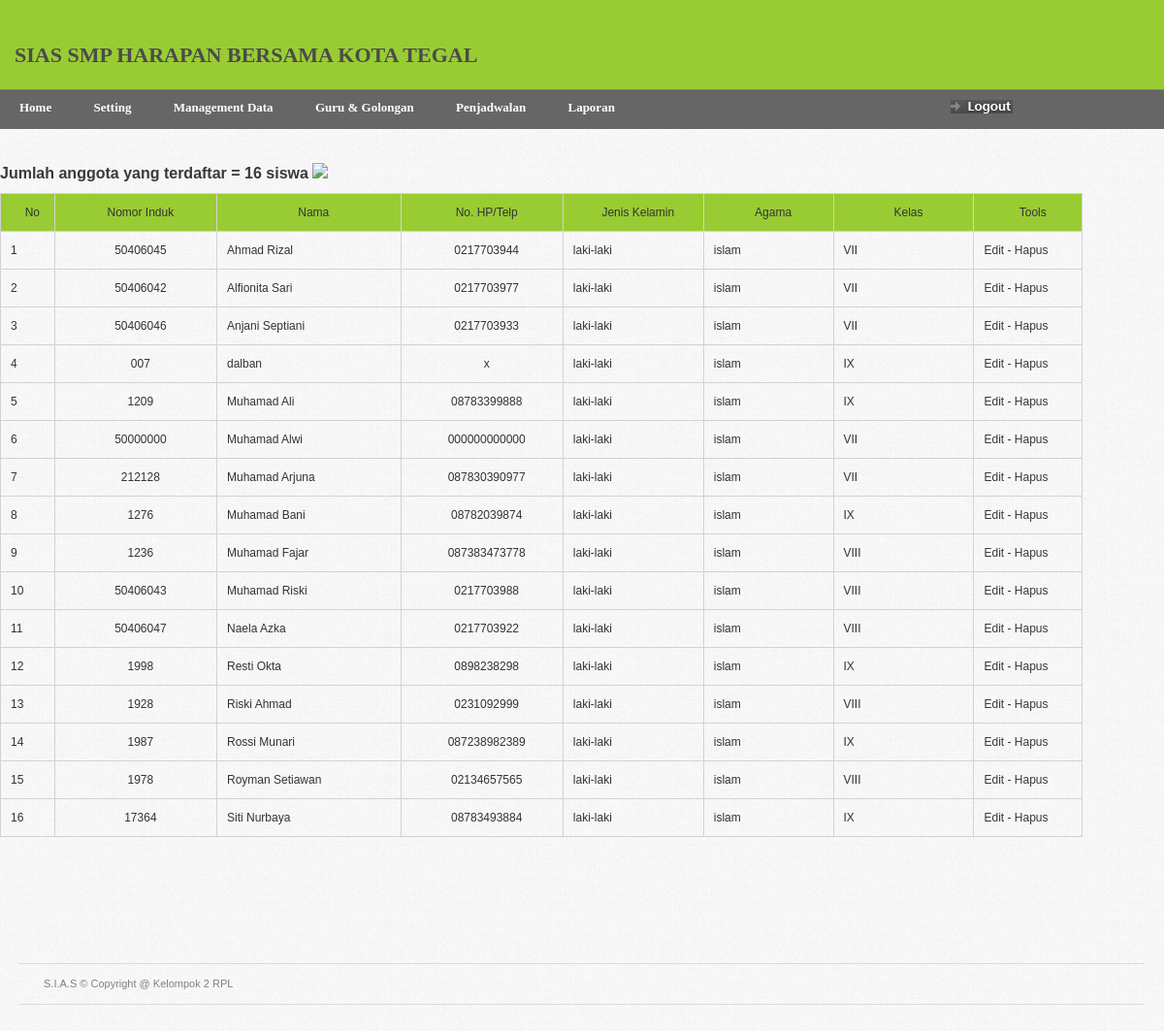
The page /home.php?page=siswatampil (signed in) on the database its author committed.
### tables this page shows
CREATE TABLE IF NOT EXISTS `data_siswa` (
  `id_siswa` int(5) NOT NULL auto_increment,
  `nama_siswa` varchar(20) NOT NULL,
  `nis` varchar(12) NOT NULL,
  `nisn` varchar(10) NOT NULL,
  `kota` varchar(20) NOT NULL,
  `tgl` int(2) NOT NULL,
  `bln` varchar(10) NOT NULL,
  `thn` int(4) NOT NULL,
  `kelamin` enum('laki-laki','perempuan') NOT NULL,
  `agama` varchar(10) NOT NULL,
  `status` varchar(20) NOT NULL,
  `anakke` varchar(10) NOT NULL,
  `alamat_siswa` text NOT NULL,
  `telpon_siswa` varchar(12) NOT NULL,
  `sekolahasal` varchar(20) NOT NULL,
  `kelas` varchar(6) NOT NULL,
  `pd_tgl` int(2) NOT NULL,
  `pd_bln` varchar(10) NOT NULL,
  `pd_thn` int(4) NOT NULL,
  `ayah` varchar(30) NOT NULL,
  `ibu` varchar(30) NOT NULL,
  `alamatortu` varchar(40) NOT NULL,
  `hportu` varchar(13) NOT NULL,
  `pekerjaanayah` varchar(20) NOT NULL,
  `pekerjaanibu` varchar(20) NOT NULL,
  `wali` varchar(30) NOT NULL,
  `alamatwali` varchar(40) NOT NULL,
  `hpwali` varchar(13) NOT NULL,
  `pekerjaanwali` varchar(20) NOT NULL,
  `gambar` varchar(50) NOT NULL,
  `username` varchar(20) NOT NULL,
  `password` varchar(100) NOT NULL,
  PRIMARY KEY  (`id_siswa`)
);

### siswatampil.php (the view, shortened to what this page needs)
<span class="">
<h2>
<?
$hsl= mysql_query('select * from data_siswa');
	  $num_rows = mysql_num_rows($hsl);
	  echo "Jumlah anggota yang terdaftar = <b>$num_rows</b> siswa\n";
	  ?>
<a href="?page=siswainput"><img src="images/tombol/cooltext1864696297.png" /></a></h2>
<table width="93%" border="0" cellspacing="0" cellpadding="0" id="product-table">
 <tr bgcolor="#99CC33">
  <td width="5%"><div align="center">No</div></td>
    <td width="15%"><div align="center">Nomor Induk</div></td>
	  <td width="17%"><div align="center">Nama</div></td>
    <td width="15%"><div align="center">No. HP/Telp</div></td>
	<td width="13%"><div align="center">Jenis Kelamin</div></td>
	<td width="12%"><div align="center">Agama</div></td>
	<td width="13%"><div align="center">Kelas</div></td>
    <td width="10%"><div align="center">Tools</div></td>
  </tr>
  <?php
  $rw=mysql_query("Select * from data_siswa order by nama_siswa asc");
  while($s=mysql_fetch_array($rw))
   {
  ?>
  <tr>
  <td><?php echo @$c=$c+1;?></td>
    <td align="center"><?php echo $s['nis']; ?></td>
	<td><?php echo $s['nama_siswa']; ?></td>
    <td align="center"><?php echo $s['telpon_siswa']; ?></td>
	<td><?php echo $s['kelamin']; ?></td>
	<td><?php echo $s['agama']; ?></td>
	<td><?php echo $s['kelas']; ?></td>
    <td><a href="?page=siswaedit&id_siswa=<?php echo sha1($s['id_siswa']); ?>">Edit</a> - <a href="?page=siswatampil&del=1&id_siswa=<?php echo sha1($s['id_siswa']); ?>">Hapus</a></td>
  </tr>
  <?php
  }
  ?>
</table>
</span>

### home.php (shortened to what this page needs)
<?php
if(isset($_SESSION['username'])){
?>
    <!DOCTYPE html PUBLIC "-//W3C//DTD XHTML 1.0 Strict//EN" "http://www.w3.org/TR/xhtml1/DTD/xhtml1-strict.dtd">
    <html xmlns="http://www.w3.org/1999/xhtml">
    <head>
        <link rel="stylesheet" href="css/screen.css" type="text/css" media="screen" title="default" />
        <link rel="stylesheet" href="css/datePicker.css" type="text/css" />
    </head>
    <body>
    <div id="page-top-outer">
    <div id="page-top">
        <div id="logo">
       		<h1><strong> SIAS SMP HARAPAN BERSAMA KOTA TEGAL</strong></h1>
      </div>
    </div>
    </div>
    <div class="nav-outer-repeat">
    <div class="nav-outer">
            <div id="nav-right">
                <a href="logout.php" id="logout" onclick="return confirm('Apakah Anda yakin?')"><img src="images/nav_logout.gif"width="64" height="14" alt="" /></a>
            </div>
            <div class="nav">
            <div class="table">
    		<?php
			$domain=$_SESSION['domain'];
			if($domain=='admin'){
				include "menu-admin.php";
			}
			?>
            <div class="nav-divider">&nbsp;</div>
            </div>
            </div>
    </div>
    </div>
    <div id="content-outer">
    <div id="content">
    	<?php include "content.php"; ?>
    </div>
    </div>
    <div id="footer">
        <div id="footer-left">
       <span id="spanYear"></span>S.I.A.S &copy; Copyright @ Kelompok  2 RPL</div>
    </div>
    </body>
    </html>
<?php
}else{
	session_destroy();
	header('Location:index.php?status=Silahkan Login');
}
?>

### menu-admin.php (shortened to what this page needs)
<ul class="current"><li><a href="?page=dashboard"><b>Home</b></a>
</li>
</ul>
<div class="nav-divider">&nbsp;</div>
<ul class="select">
  <li><a href="javascript:;"><b>Setting</b></a>
</li>
</ul>
<div class="nav-divider">&nbsp;</div>
<ul class="select"><li><a href="javascript:;"><b>Management Data</b></a>
</li>
</ul>
<div class="nav-divider">&nbsp;</div>
<ul class="select"><li><a href="javascript:;"><b>Guru & Golongan</b></a>
</li>
</ul>
<div class="nav-divider">&nbsp;</div>
<ul class="select"><li><a href="javascript:;"><b>Penjadwalan</b></a>
</li>
</ul>
<div class="nav-divider">&nbsp;</div>
<ul class="select"><li><a href="javascript:;"><b>Laporan</b></a>
</li>
</ul>

### content.php
<?php
if(isset($_GET['page'])){
	$page=$_GET['page'];
	$file="$page.php";
	if (!file_exists($file)){
		include ("dashboard.php");
	}else{
		include ("$page.php");
	}
}else{
	include ("dashboard.php");
}
?>

### css/screen.css (style rules this page uses)
* { margin: 0; padding: 0; }
html, body { height: 100%; }
body { background: url(../images/gray_jean.png); color: #393939; font-family: Arial; font-size: 0px; line-height: 0; }
#page-top-outer { background: #99CC33 top center repeat-x; border-bottom: 1px solid #7e7e7e; height: 92px; }
#page-top { margin: 0 auto; max-width: 1260px; min-width: 850px; position: relative; }
#logo { float: left; margin: 45px 0 0 15px; }
#content-outer { background: url(../images/gray_jean.png) repeat-x; }
#content { color: #333; font-family: Arial, Helvetica, sans-serif; font-size: 12px; line-height: 18px; margin: 0 auto 0 auto; max-width: 1260px; min-width: 780px; padding: 35px 0px 30px 0px; }
h1 { color: #4b4b4b; font-family: Tahoma; font-size: 22px; line-height: 24px; font-weight: normal; }
h2 { color: #393939; font-size: 16px; font-weight: bold; line-height: 20px; margin-bottom: 10px; }
#product-table { margin-bottom: 20px; }
#product-table td a { color: #393939; }
#product-table td { border: 1px solid #d2d2d2; padding: 10px 0 10px 10px; }
.nav-outer-repeat { background: #666666 repeat-x; height: 40px; }
.nav-outer { margin: 0 auto; max-width: 1260px; min-width: 850px; }
#nav-right { float: right; position: relative; width: 225px; z-index: 0; }
#nav-right a { display: block; float: left; margin: 0px 0 0 0; }
a#logout { margin: 10px 0 0 5px; }
.nav { float: left; font-family: Tahoma; font-size: 13px; height: 38px; position: relative; width: 900px; min-width: 600px; z-index: 500; }
.nav-divider { background: top no-repeat; float: left; height: 40px; width: auto; }
.nav .table { display: block; width: auto; }
.nav .select, .nav .current { display: table-cell; float: left; list-style: none; margin: 0 0px 0 0; padding: 0; white-space: nowrap; }
.nav li { float: left; height: auto; margin: 0; padding: 0; }
.nav .select a { background: #666666; color: #fff; display: block; float: left; height: 37px; line-height: 35px; padding: 0 20px 0 20px; text-decoration: none; white-space: nowrap; }
.nav .current a { background: #666666; color: #fff; display: block; float: left; height: 37px; line-height: 35px; padding: 0 0 0 10px; text-decoration: none; white-space: nowrap; }
.nav .current a b { background: #666666 right top; display: block; padding: 0 20px 0 10px; }
#footer { height: 70px; margin: 80px auto 0px auto; padding: 0px 0 0 0; text-align: left; min-width: 780px; max-width: 1260px; }
#footer-left { color: #818181; font-size: 11px; line-height: 11px; padding: 15px 0 15px 25px; margin: 0 20px; border-top: 1px solid #dbdbdb; border-bottom: 1px solid #dbdbdb; background: no-repeat 0 12px; }
table { border-collapse: collapse; }
a { outline: none; text-decoration: none; }
img { border: 0; }

### rows shown on the page
data_siswa: nis "50406045", nama_siswa "Ahmad Rizal", telpon_siswa "0217703944", kelamin "laki-laki", agama "islam", kelas "VII"
data_siswa: c "2", nis "50406042", nama_siswa "Alfionita Sari", telpon_siswa "0217703977", kelamin "laki-laki", agama "islam", kelas "VII"
data_siswa: c "3", nis "50406046", nama_siswa "Anjani Septiani", telpon_siswa "0217703933", kelamin "laki-laki", agama "islam", kelas "VII"
data_siswa: c "4", nis "007", nama_siswa "dalban", telpon_siswa "x", kelamin "laki-laki", agama "islam", kelas "IX"
data_siswa: c "5", nis "1209", nama_siswa "Muhamad Ali", telpon_siswa "08783399888", kelamin "laki-laki", agama "islam", kelas "IX"
data_siswa: c "6", nis "50000000", nama_siswa "Muhamad Alwi", telpon_siswa "000000000000", kelamin "laki-laki", agama "islam", kelas "VII"
data_siswa: c "7", nis "212128", nama_siswa "Muhamad Arjuna", telpon_siswa "087830390977", kelamin "laki-laki", agama "islam", kelas "VII"
data_siswa: c "8", nis "1276", nama_siswa "Muhamad Bani", telpon_siswa "08782039874", kelamin "laki-laki", agama "islam", kelas "IX"
data_siswa: c "9", nis "1236", nama_siswa "Muhamad Fajar", telpon_siswa "087383473778", kelamin "laki-laki", agama "islam", kelas "VIII"
data_siswa: c "10", nis "50406043", nama_siswa "Muhamad Riski", telpon_siswa "0217703988", kelamin "laki-laki", agama "islam", kelas "VIII"
data_siswa: c "11", nis "50406047", nama_siswa "Naela Azka", telpon_siswa "0217703922", kelamin "laki-laki", agama "islam", kelas "VIII"
data_siswa: c "12", nis "1998", nama_siswa "Resti Okta", telpon_siswa "0898238298", kelamin "laki-laki", agama "islam", kelas "IX"
data_siswa: c "13", nis "1928", nama_siswa "Riski Ahmad", telpon_siswa "0231092999", kelamin "laki-laki", agama "islam", kelas "VIII"
data_siswa: c "14", nis "1987", nama_siswa "Rossi Munari", telpon_siswa "087238982389", kelamin "laki-laki", agama "islam", kelas "IX"
data_siswa: c "15", nis "1978", nama_siswa "Royman Setiawan", telpon_siswa "02134657565", kelamin "laki-laki", agama "islam", kelas "VIII"
data_siswa: c "16", nis "17364", nama_siswa "Siti Nurbaya", telpon_siswa "08783493884", kelamin "laki-laki", agama "islam", kelas "IX"

### other values the page prints
$num_rows "16"
